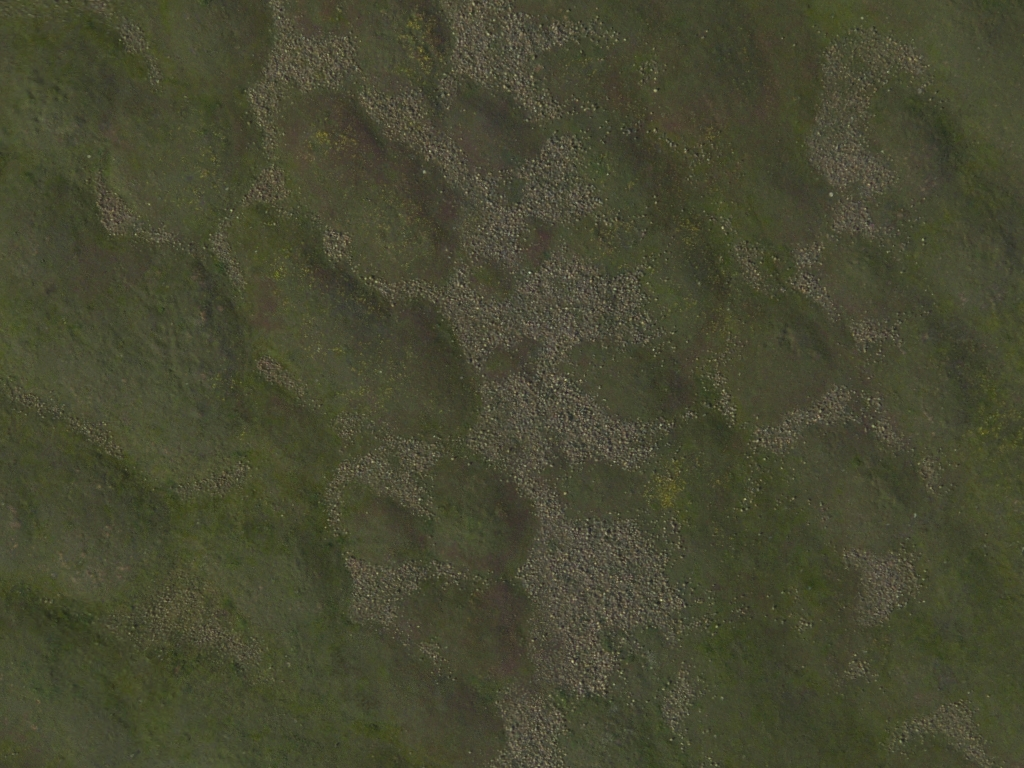
%> input picture Object_Detection_with_Clustering/VP_Swale.jpg, 1024 x 768 px
$ octave Percentage_Rocks.m   (GNU Octave 9; MATLAB toolbox functions it lacks are replaced by stand-ins)
%> lines starting %> are read from the running program, lines starting %| are printed output that depends on the picture; in (x1, y1, x2, y2) boxes, pixels count from 0 and x2, y2 are one past the last pixel; in counts of white or black regions, pixels touching at a corner belong together; the program's own positions count from 1
clc
clear all
close all

% Reference
% https://www.mathworks.com/matlabcentral/answers/151430-how-to-count-pixel-in-binary-image

he = imread('VP_Swale.jpg');
%> he is the input picture: size 768x1024x3 uint8; mean R, G, B 70.8, 71.7, 49.3
lab_he = rgb2hsv(he);
%> lab_he: size 768x1024x3 double; mean H, S, V 0.172, 0.324, 0.285

ab = lab_he(:, :, 2:3);
ab = im2single(ab);
nColors = 3;

pixel_labels = imsegkmeans(ab, nColors, 'NumAttempts', 3);

K = rgb2gray(he);
darkRockValue = 20;
noDarkRock = imextendedmax(K, darkRockValue);
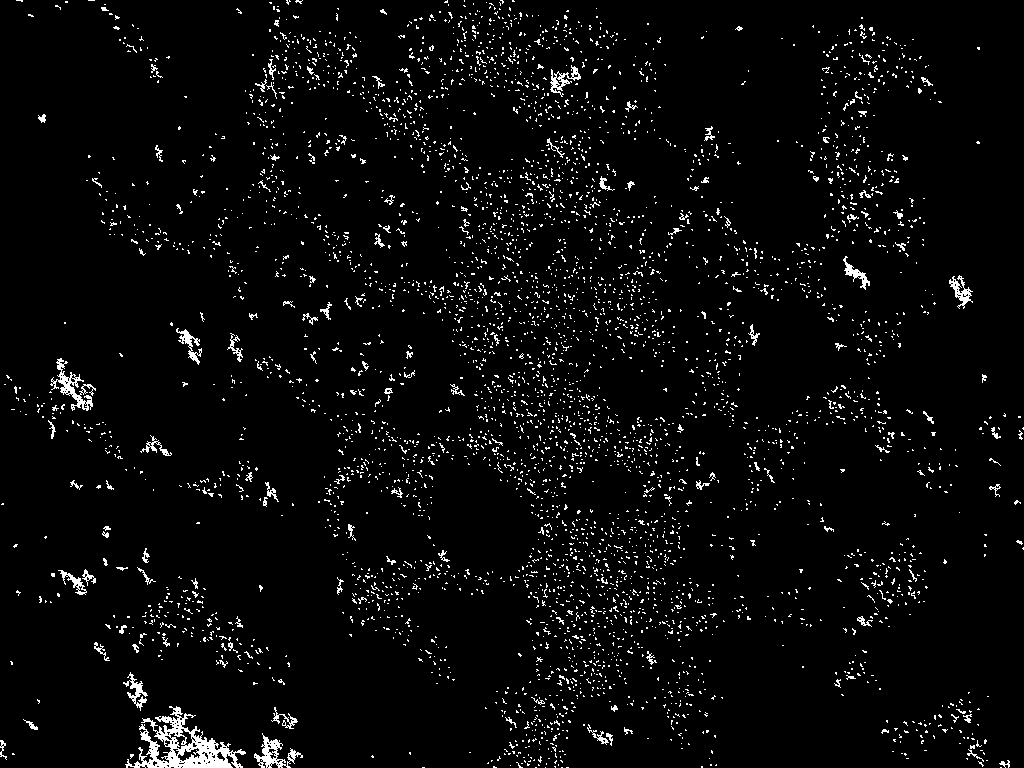
%> noDarkRock: size 768x1024 logical; 3.8% white in thin lines or dots

figure;
imshow(he);

figure;
imshow(noDarkRock);

figure
imshow(pixel_labels, [])
title('Image Labeled by Cluster Index');

mask1 = pixel_labels == 1;
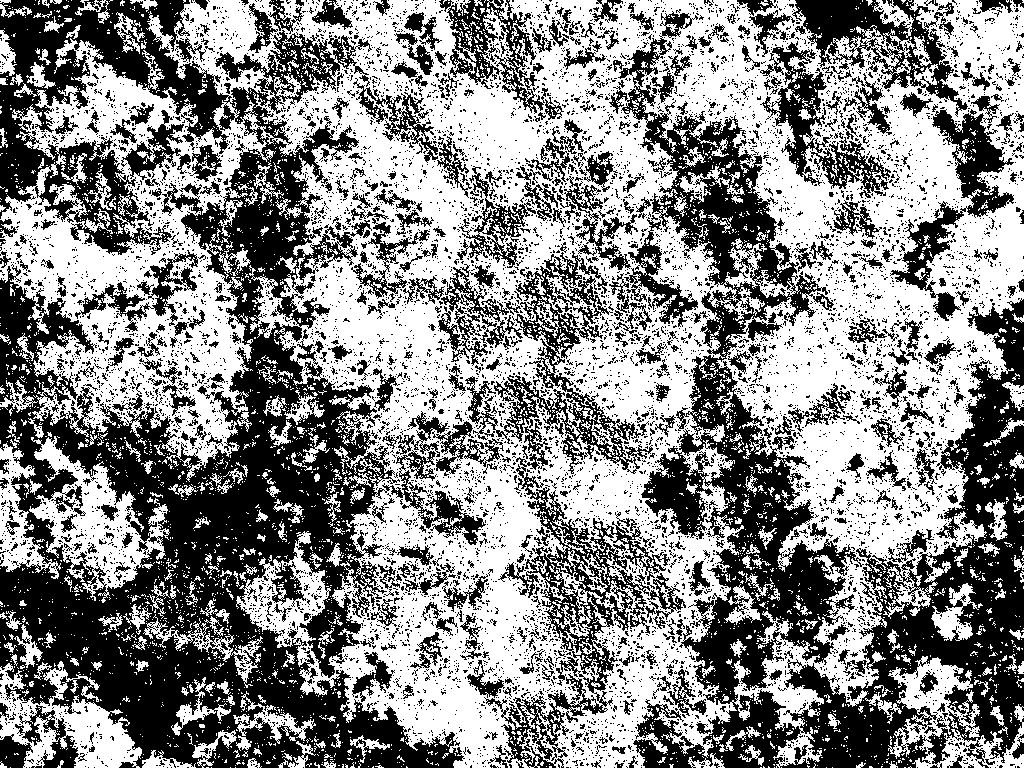
%> mask1: size 768x1024 logical; 54% white; 8862 black regions (8290 under 20 px), largest, box (x1, y1, x2, y2) and area: (0, 0, 486, 768) 141865, (609, 11, 1024, 768) 86349, (484, 423, 670, 768) 12088
cluster1 = he .* uint8(mask1);
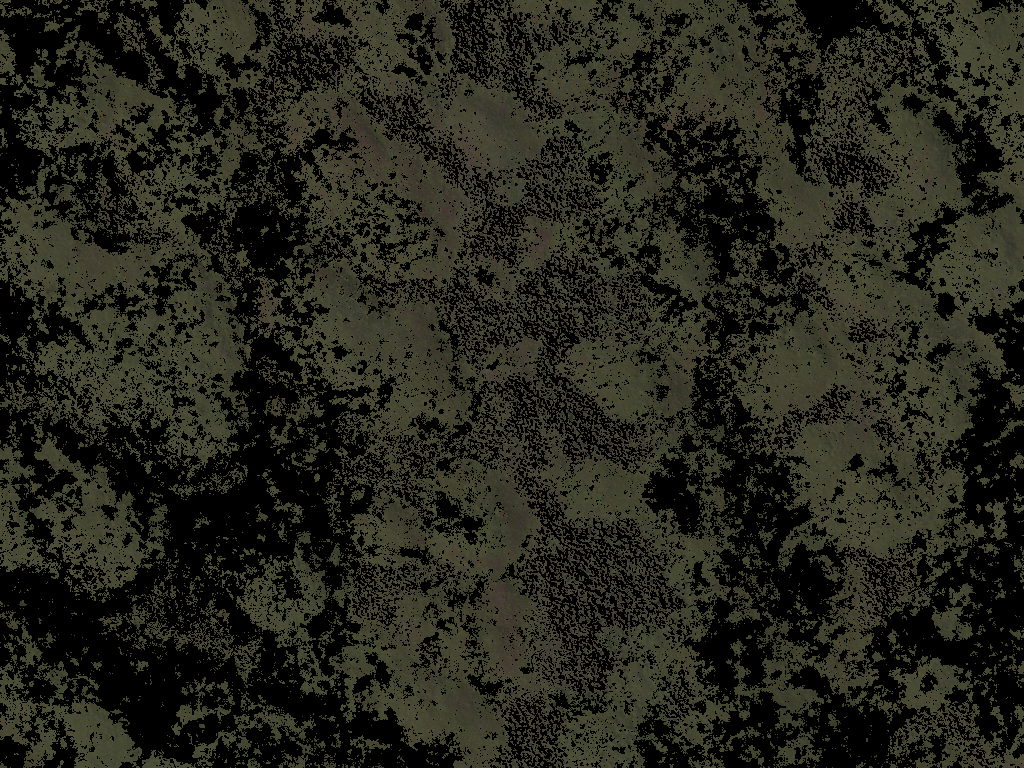
%> cluster1: size 768x1024x3 uint8; mean R, G, B 37.2, 37.4, 26.7

figure
imshow(cluster1)
title('Objects in Cluster 1');

mask2 = pixel_labels==2;
%> mask2: size 768x1024 logical; 10.7% white in thin lines or dots
cluster2 = he .* uint8(mask2);

figure
imshow(cluster2)
title('Objects in Cluster 2');

mask3 = pixel_labels==3;
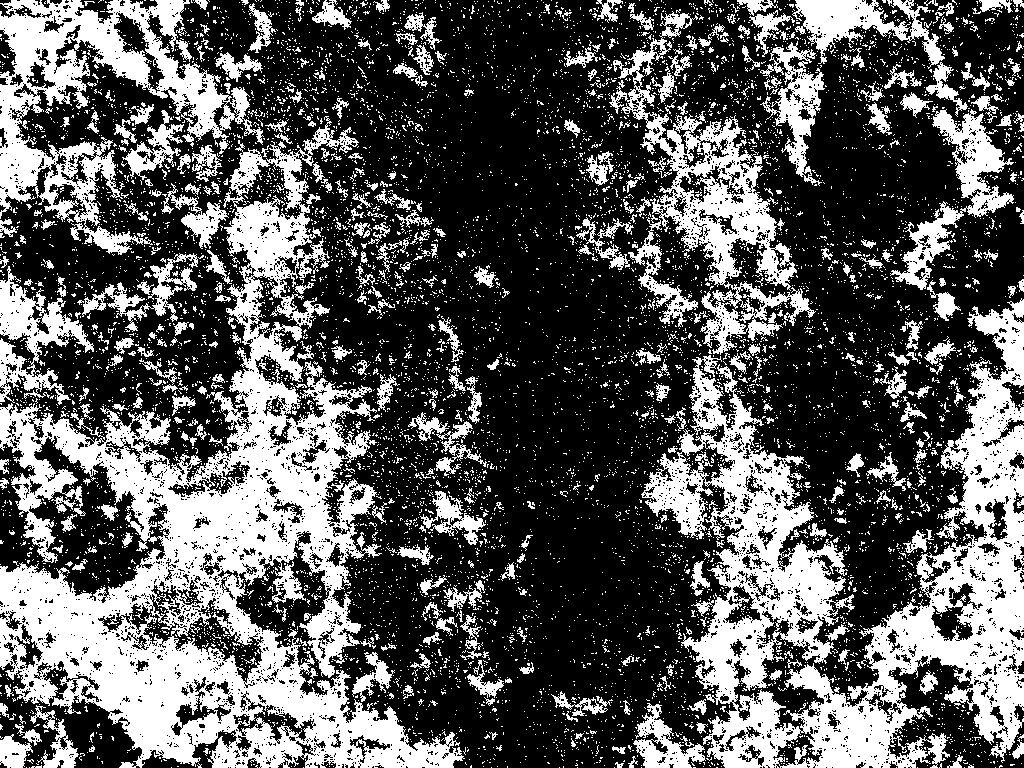
%> mask3: size 768x1024 logical; 35.4% white; 9125 white regions (8662 under 20 px), largest, box (x1, y1, x2, y2) and area: (0, 116, 465, 768) 91064, (641, 298, 1024, 768) 62290, (0, 0, 264, 255) 21339
cluster3 = he .* uint8(mask3);
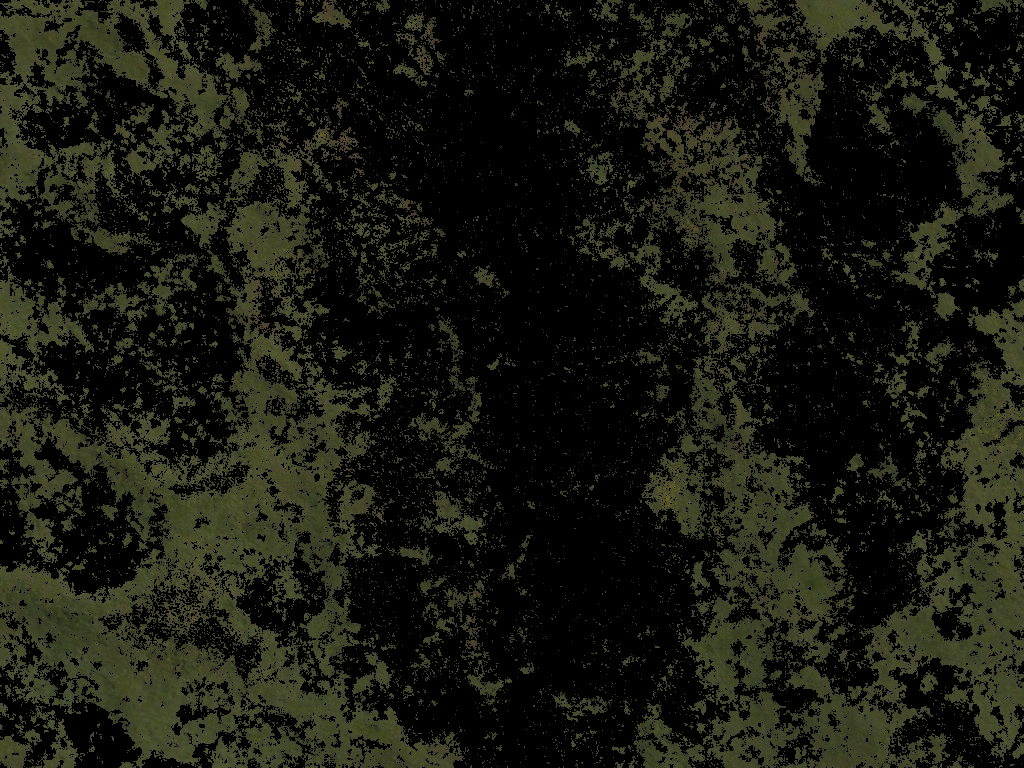
%> cluster3: size 768x1024x3 uint8; mean R, G, B 23.9, 24.9, 15.3

figure
imshow(cluster3)
title('Objects in Cluster 3');

totalPixels = numel(he);
%> totalPixels = 2359296
sz = size(pixel_labels);
%> sz = [768 1024]
percentage = ((sz(1) * sz(2)) / totalPixels) * 100;
%> percentage = 33.33
disp('The percentage of rocks in the image is:');
disp(percentage);
%| 33.333
